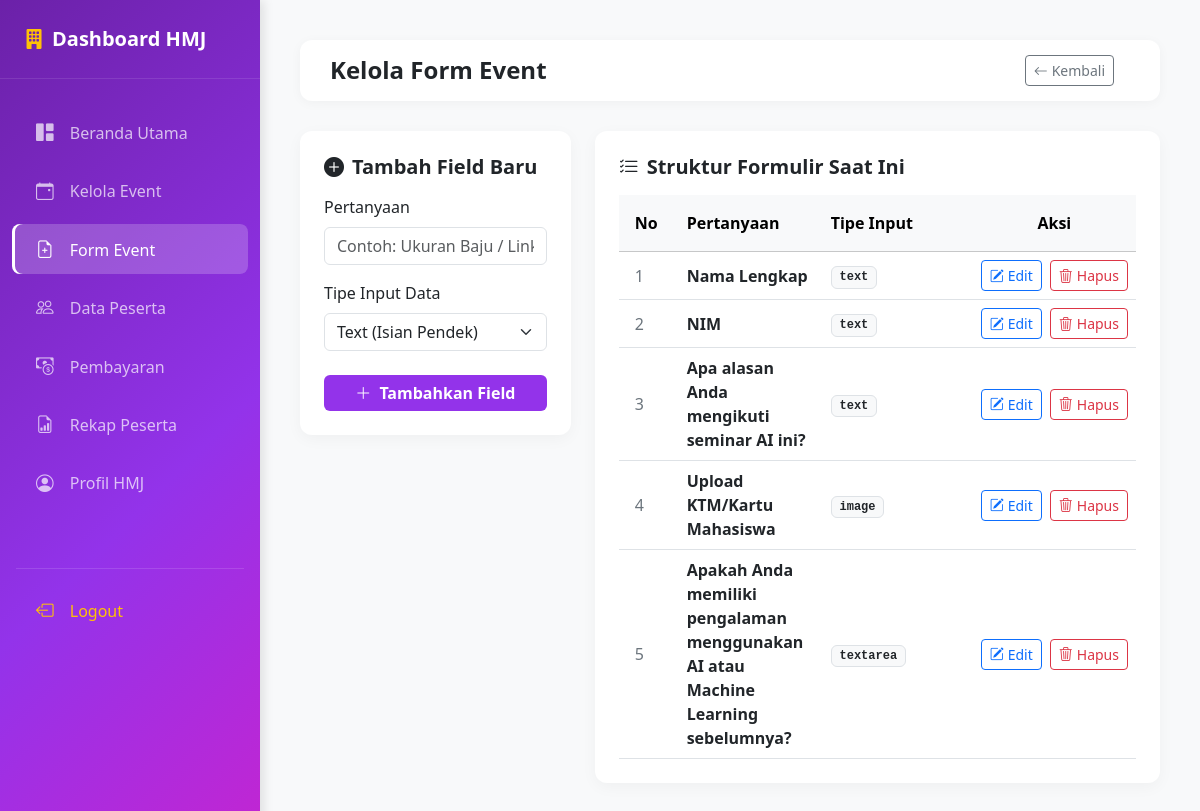
The app's page /hmj/form_event/tambah.php?id=7 (signed in) with its own data.
### tables this page shows
CREATE TABLE `form_event` (
  `id_form` int(11) NOT NULL,
  `id_event` int(11) NOT NULL,
  `pertanyaan` varchar(255) NOT NULL,
  `tipe_input` enum('text','textarea','file','image') DEFAULT 'text'
);

### hmj/form_event/tambah.php (the view, shortened to what this page needs)
<?php
include "../../config/koneksi.php";
$id_event = $_GET['id'];
$form = mysqli_query($conn,"
SELECT *
FROM form_event
WHERE id_event='$id_event'
");
?>
<!DOCTYPE html>
<html lang="id">
<head>
    <link href="https://cdn.jsdelivr.net/npm/bootstrap@5.3.2/dist/css/bootstrap.min.css" rel="stylesheet">
    <link rel="stylesheet" href="https://cdn.jsdelivr.net/npm/bootstrap-icons@1.11.2/font/bootstrap-icons.min.css">
</head>
<body>
    <?php include "../sidebar.php"; ?>
    <div class="main-content">
        <div class="top-navbar d-flex justify-content-between align-items-center">
            <div class="d-flex align-items-center">
                <h4 class="mb-0 fw-bold text-dark">Kelola Form Event</h4>
            </div>
            <a href="index.php" class="btn btn-sm btn-outline-secondary me-3 d-flex align-items-center gap-1">
                <i class="bi bi-arrow-left"></i> Kembali
            </a>
        </div>
        <div class="row g-4">
            <div class="col-12 col-lg-4">
                <div class="card card-custom p-4 sticky-lg-top" style="top: 30px; z-index: 10;">
                    <h5 class="fw-bold text-dark mb-3">
                        <i class="bi bi-plus-circle-fill text-purple me-2"></i>Tambah Field Baru
                    </h5>
                    <form action="action.php" method="POST">
                        <div class="mb-3">
                            <label class="form-label">Pertanyaan</label>
                            <input type="text" name="pertanyaan" class="form-control" placeholder="Contoh: Ukuran Baju / Link Drive" required>
                        </div>
                        <div class="mb-4">
                            <label class="form-label">Tipe Input Data</label>
                            <select name="tipe_input" class="form-select">
                                <option value="text">Text (Isian Pendek)</option>
                            </select>
                        </div>
                        <button type="submit" name="simpan" class="btn btn-primary w-100 fw-bold" style="background-color: var(--theme-purple); border:none;">
                            <i class="bi bi-plus-lg me-1"></i> Tambahkan Field
                        </button>
                    </form>
                </div>
            </div>
            <div class="col-12 col-lg-8">
                <div class="card card-custom p-4">
                    <h5 class="fw-bold text-dark mb-3">
                        <i class="bi bi-list-check text-purple me-2"></i>Struktur Formulir Saat Ini
                    </h5>
                    <div class="table-responsive">
                        <table class="table table-hover align-middle mb-0">
                            <thead class="table-light">
                                <tr>
                                    <th class="py-3 px-3" style="width: 60px;">No</th>
                                    <th class="py-3">Pertanyaan</th>
                                    <th class="py-3" style="width: 150px;">Tipe Input</th>
                                    <th class="py-3 text-center" style="width: 160px;">Aksi</th>
                                </tr>
                            </thead>
                            <tbody>
                                <?php $no=1; while($data=mysqli_fetch_assoc($form)){ ?>
                                <tr>
                                    <td class="px-3 text-secondary fw-medium"><?= $no++; ?></td>
                                    <td class="fw-semibold text-dark"><?= htmlspecialchars($data['pertanyaan']); ?></td>
                                    <td>
                                        <span class="badge bg-light text-dark border px-2.5 py-1.5 font-monospace">
                                            <?= htmlspecialchars($data['tipe_input']); ?>
                                        </span>
                                    </td>
                                    <td class="text-center">
                                        <div class="d-flex gap-2 justify-content-center">
                                            <a href="edit.php?id=<?= $data['id_form']; ?>" class="btn btn-sm btn-outline-primary d-inline-flex align-items-center gap-1">
                                                <i class="bi bi-pencil-square"></i> Edit
                                            </a>
                                            <a href="action.php?hapus=<?= $data['id_form']; ?>&id_event=<?= $id_event; ?>"
                                               onclick="return confirm('Apakah Anda yakin ingin menghapus pertanyaan ini?')"
                                               class="btn btn-sm btn-outline-danger d-inline-flex align-items-center gap-1">
                                                <i class="bi bi-trash3"></i> Hapus
                                            </a>
                                        </div>
                                    </td>
                                </tr>
                                <?php } ?>
                            </tbody>
                        </table>
                    </div>
                </div>
            </div>
        </div>
    </div>
</body>
</html>

### hmj/sidebar.php (style rules this page uses)
:root { --theme-purple: #9333ea; --theme-blue: #0d6efd; --theme-pink: #c026d3; --sidebar-gradient: linear-gradient(135deg, #6b21a8 0%, #9333ea 60%, #c026d3 100%); }
* { box-sizing: border-box; }
body { background-color: #f8f9fa; font-family: 'Segoe UI', Tahoma, Geneva, Verdana, sans-serif; overflow-x: hidden; margin: 0; }
.main-content { margin-left: 260px; padding: 40px; }
.top-navbar { background: #fff; padding: 15px 30px; border-radius: 12px; box-shadow: 0 2px 12px rgba(0,0,0,0.04); margin-bottom: 30px; }
.card-custom { border: none; border-radius: 12px; box-shadow: 0 4px 16px rgba(0,0,0,0.04); background: #fff; }

### records on screen
form_event: pertanyaan "Nama Lengkap", tipe_input "text"
form_event: pertanyaan "NIM", tipe_input "text"
form_event: pertanyaan "Apa alasan Anda mengikuti seminar AI ini?", tipe_input "text"
form_event: pertanyaan "Upload KTM/Kartu Mahasiswa", tipe_input "image"
form_event: pertanyaan "Apakah Anda memiliki pengalaman menggunakan AI atau Machine Learning sebelumnya?", tipe_input "textarea"
